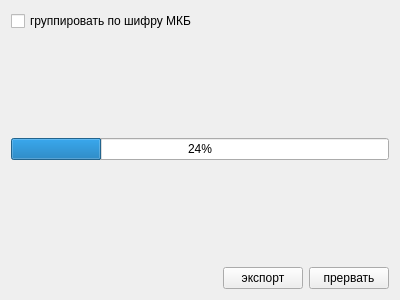
<?xml version="1.0" encoding="UTF-8"?>
<ui version="4.0">
 <class>ExportPage1</class>
 <widget class="QWidget" name="ExportPage1">
  <property name="geometry">
   <rect>
    <x>0</x>
    <y>0</y>
    <width>400</width>
    <height>300</height>
   </rect>
  </property>
  <property name="windowTitle">
   <string>Form</string>
  </property>
  <layout class="QGridLayout">
   <item row="1" column="0" colspan="3">
    <spacer>
     <property name="orientation">
      <enum>Qt::Vertical</enum>
     </property>
     <property name="sizeHint" stdset="0">
      <size>
       <width>20</width>
       <height>40</height>
      </size>
     </property>
    </spacer>
   </item>
   <item row="2" column="0" colspan="3">
    <widget class="CProgressBar" name="progressBar">
     <property name="value">
      <number>24</number>
     </property>
    </widget>
   </item>
   <item row="3" column="0" colspan="3">
    <spacer>
     <property name="orientation">
      <enum>Qt::Vertical</enum>
     </property>
     <property name="sizeHint" stdset="0">
      <size>
       <width>20</width>
       <height>40</height>
      </size>
     </property>
    </spacer>
   </item>
   <item row="4" column="1">
    <widget class="QPushButton" name="btnExport">
     <property name="text">
      <string>экспорт</string>
     </property>
    </widget>
   </item>
   <item row="4" column="2">
    <widget class="QPushButton" name="btnCancel">
     <property name="text">
      <string>прервать</string>
     </property>
    </widget>
   </item>
   <item row="4" column="0">
    <spacer>
     <property name="orientation">
      <enum>Qt::Horizontal</enum>
     </property>
     <property name="sizeHint" stdset="0">
      <size>
       <width>40</width>
       <height>20</height>
      </size>
     </property>
    </spacer>
   </item>
   <item row="0" column="0">
    <widget class="QCheckBox" name="chkGroupByMKB">
     <property name="text">
      <string>группировать по шифру МКБ</string>
     </property>
    </widget>
   </item>
  </layout>
 </widget>
 <customwidgets>
  <customwidget>
   <class>CProgressBar</class>
   <extends>QProgressBar</extends>
   <header>library/ProgressBar.h</header>
  </customwidget>
 </customwidgets>
 <resources/>
 <connections/>
</ui>
